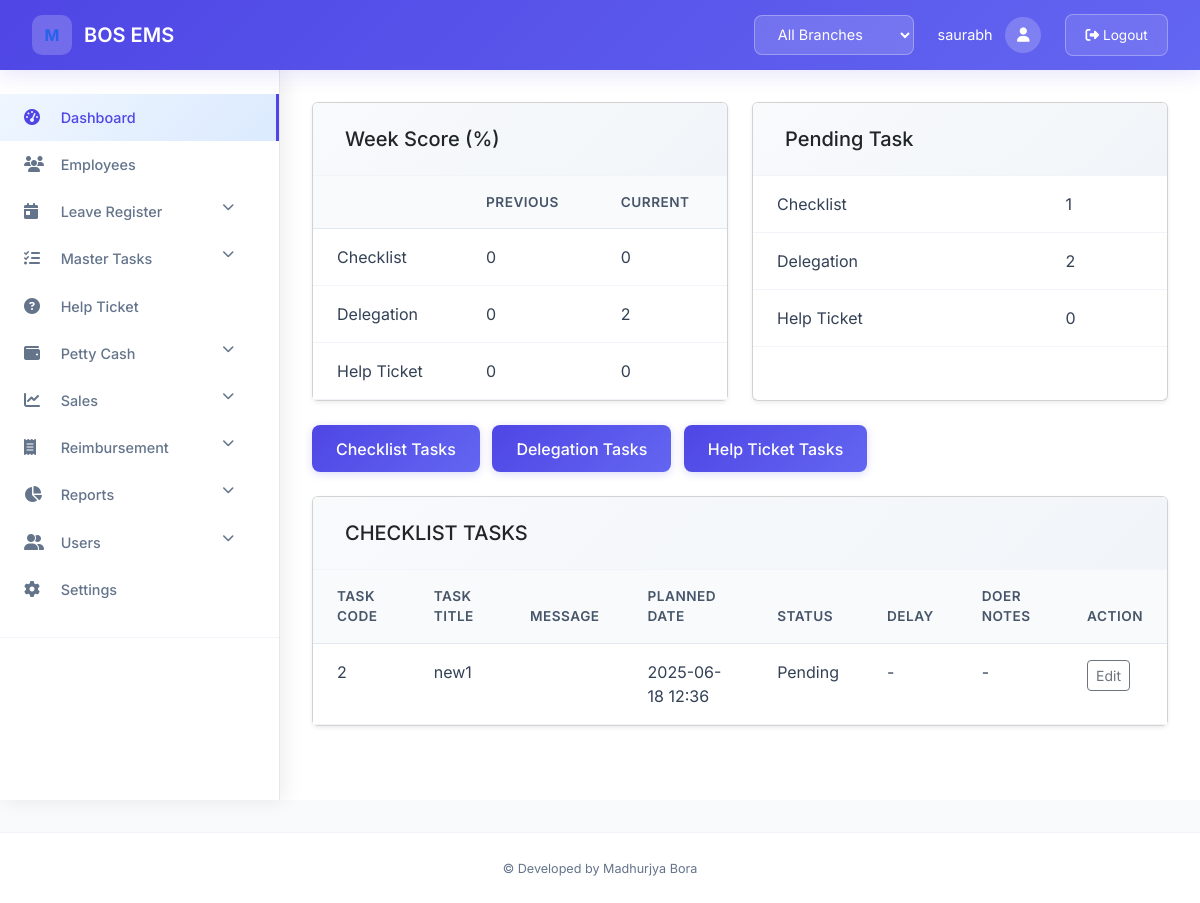
Page /dashboard/ (signed in) on the earlier database version.
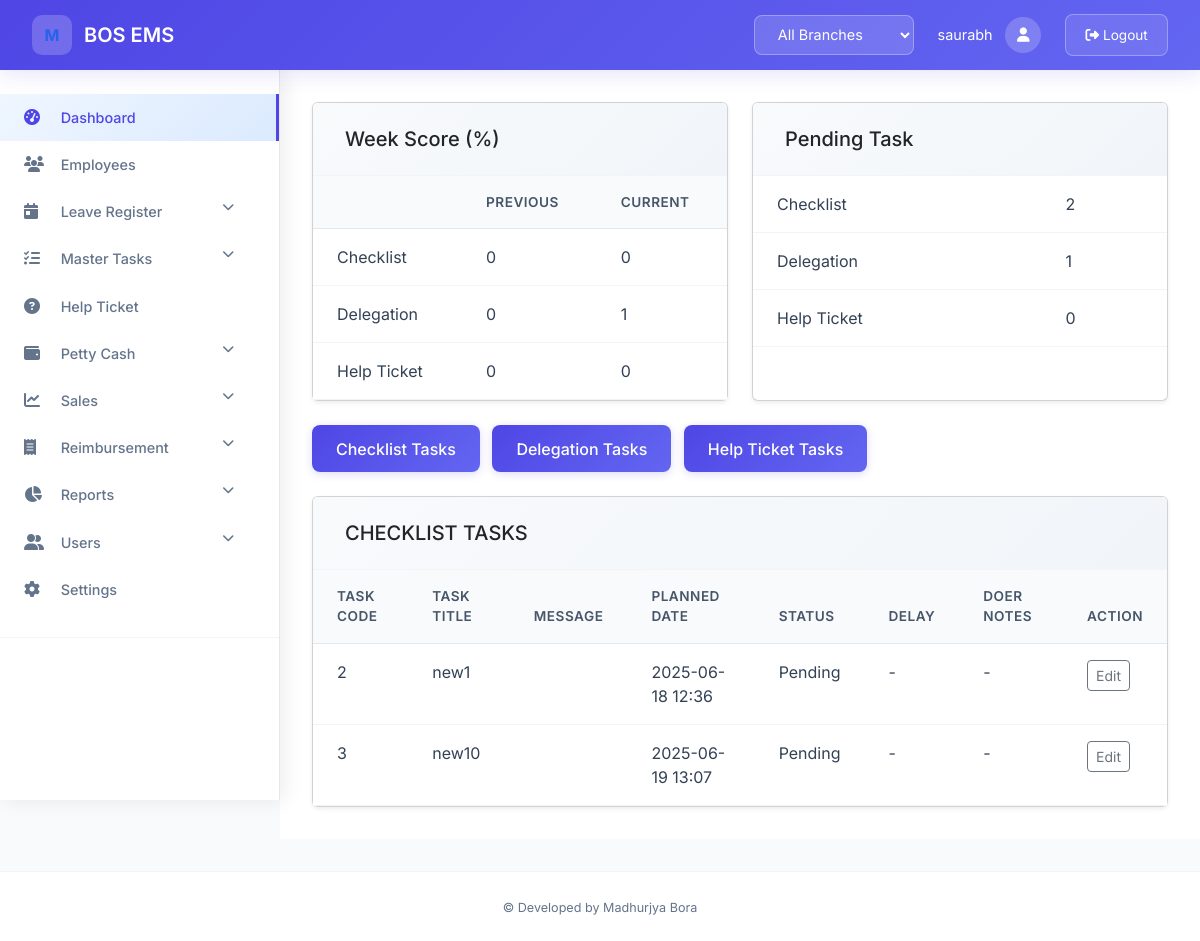
Same page on the later database version.
### apps/tasks/models.py (models this page shows)
class Checklist(models.Model):
    assign_by = models.ForeignKey(User, on_delete=models.CASCADE, related_name='checklists_assigned')
    task_name = models.CharField(max_length=200)
    assign_to = models.ForeignKey(User, on_delete=models.CASCADE, related_name='checklists')
    planned_date = models.DateTimeField()
    STATUS_CHOICES = [('Pending', 'Pending'), ('Completed', 'Completed')]
    status = models.CharField(max_length=10, choices=STATUS_CHOICES, default='Pending')
    priority = models.CharField(max_length=10, choices=[('Low','Low'),('Medium','Medium'),('High','High')])
    attachment_mandatory = models.BooleanField(default=False)
    mode = models.CharField(max_length=10, choices=[('Daily','Daily'),('Weekly','Weekly'),('Monthly','Monthly'),('Yearly','Yearly')])
    frequency = models.PositiveIntegerField(default=1)
    remind_before_days = models.PositiveIntegerField(default=0)
    message = models.TextField(blank=True)
    media_upload = models.FileField(upload_to='checklist_media/', blank=True, null=True)
    assign_pc = models.ForeignKey(User, on_delete=models.SET_NULL, null=True, blank=True, related_name='pc_checklists')
    group_name = models.CharField(max_length=100, blank=True)
    notify_to = models.ForeignKey(User, on_delete=models.SET_NULL, null=True, blank=True, related_name='notify_checklists')
    auditor = models.ForeignKey(User, on_delete=models.SET_NULL, null=True, blank=True, related_name='audit_checklists')
    set_reminder = models.BooleanField(default=False)
    reminder_mode = models.CharField(max_length=10, choices=[('Daily','Daily'),('Weekly','Weekly'),('Monthly','Monthly'),('Yearly','Yearly')], blank=True)
    reminder_frequency = models.PositiveIntegerField(default=1, blank=True)
    reminder_before_days = models.PositiveIntegerField(default=0, blank=True)
    reminder_starting_time = models.TimeField(blank=True, null=True)
    checklist_auto_close = models.BooleanField(default=False)
    checklist_auto_close_days = models.PositiveIntegerField(default=0, blank=True)
    estimated_minutes = models.PositiveIntegerField(default=0)
    created_at = models.DateTimeField(auto_now_add=True)
    updated_at = models.DateTimeField(auto_now=True)

### dashboard/views.py (the view)
# urls.py: path("", views.dashboard_home, name="home"),
@login_required
def dashboard_home(request):
    today = timezone.now().date()
    start_current = today - timedelta(days=today.weekday())
    start_prev = start_current - timedelta(days=7)
    end_prev = start_current - timedelta(days=1)
    curr_chk = Checklist.objects.filter(
        planned_date__date__gte=start_current,
        planned_date__date__lte=today,
        status='Completed'
    ).count()
    prev_chk = Checklist.objects.filter(
        planned_date__date__gte=start_prev,
        planned_date__date__lte=end_prev,
        status='Completed'
    ).count()
    curr_del = Delegation.objects.filter(
        planned_date__gte=start_current,
        planned_date__lte=today
    ).count()
    prev_del = Delegation.objects.filter(
        planned_date__gte=start_prev,
        planned_date__lte=end_prev
    ).count()
    curr_help = HelpTicket.objects.filter(
        planned_date__date__gte=start_current,
        planned_date__date__lte=today,
        status='Closed'
    ).count()
    prev_help = HelpTicket.objects.filter(
        planned_date__date__gte=start_prev,
        planned_date__date__lte=end_prev,
        status='Closed'
    ).count()
    week_score = {
        'checklist': {'previous': prev_chk, 'current': curr_chk},
        'delegation': {'previous': prev_del, 'current': curr_del},
        'help_ticket': {'previous': prev_help, 'current': curr_help},
    }
    pending_tasks = {
        'checklist': Checklist.objects.filter(status='Pending').count(),
        'delegation': Delegation.objects.count(),
        'help_ticket': HelpTicket.objects.exclude(status='Closed').count(),
    }
    checklist_tasks = Checklist.objects.all().order_by('planned_date')
    return render(request, 'dashboard/dashboard.html', {
        'week_score': week_score,
        'pending_tasks': pending_tasks,
        'checklist_tasks': checklist_tasks,
    })

### apps/core/templatetags/group_tags.py (called while the page is built)
@register.filter
def has_group(user, name):
    return user.groups.filter(name=name).exists()

### dashboard/templates/dashboard/dashboard.html (shortened to what this page needs)
{% extends "base.html" %}
{% load static %}
{% block content %}
<div class="row g-4 mb-4">
  <div class="col-md-6">
    <div class="card shadow-sm h-100">
      <div class="card-header bg-white">
        <h5 class="mb-0">Week Score (%)</h5>
      </div>
      <div class="card-body p-0">
        <table class="table mb-0">
          <thead class="table-light">
            <tr>
              <th></th>
              <th>Previous</th>
              <th>Current</th>
            </tr>
          </thead>
          <tbody>
            <tr>
              <td>Checklist</td>
              <td>{{ week_score.checklist.previous }}</td>
              <td>{{ week_score.checklist.current }}</td>
            </tr>
            <tr>
              <td>Delegation</td>
              <td>{{ week_score.delegation.previous }}</td>
              <td>{{ week_score.delegation.current }}</td>
            </tr>
            <tr>
              <td>Help Ticket</td>
              <td>{{ week_score.help_ticket.previous }}</td>
              <td>{{ week_score.help_ticket.current }}</td>
            </tr>
          </tbody>
        </table>
      </div>
    </div>
  </div>
  <div class="col-md-6">
    <div class="card shadow-sm h-100">
      <div class="card-header bg-white">
        <h5 class="mb-0">Pending Task</h5>
      </div>
      <div class="card-body p-0">
        <table class="table mb-0">
          <tbody>
            <tr>
              <td>Checklist</td>
              <td>{{ pending_tasks.checklist }}</td>
            </tr>
            <tr>
              <td>Delegation</td>
              <td>{{ pending_tasks.delegation }}</td>
            </tr>
            <tr>
              <td>Help Ticket</td>
              <td>{{ pending_tasks.help_ticket }}</td>
            </tr>
          </tbody>
        </table>
      </div>
    </div>
  </div>
</div>
<div class="row mb-4">
  <div class="col">
    <a href="{% url 'tasks:list_checklist' %}" class="btn btn-primary me-2">Checklist Tasks</a>
    <a href="{% url 'tasks:list_delegation' %}" class="btn btn-primary me-2">Delegation Tasks</a>
    <a href="{% url 'tasks:list_help_ticket' %}" class="btn btn-primary">Help Ticket Tasks</a>
  </div>
</div>
<div class="card shadow-sm">
  <div class="card-header bg-white">
    <h5 class="mb-0">CHECKLIST TASKS</h5>
  </div>
  <div class="card-body p-0">
    <table class="table table-hover mb-0">
      <thead class="table-light">
        <tr>
          <th>Task Code</th>
          <th>Task Title</th>
          <th>Message</th>
          <th>Planned Date</th>
          <th>Status</th>
          <th>Delay</th>
          <th>Doer Notes</th>
          <th>Action</th>
        </tr>
      </thead>
      <tbody>
        {% for t in checklist_tasks %}
          <tr>
            <td>{{ t.id }}</td>
            <td>{{ t.task_name }}</td>
            <td>{{ t.message|truncatechars:30 }}</td>
            <td>{{ t.planned_date|date:"Y-m-d H:i" }}</td>
            <td>{{ t.status }}</td>
            <td>{{ t.delay|default:"-" }}</td>
            <td>{{ t.doer_notes|default:"-" }}</td>
            <td>
              <a href="{% url 'tasks:edit_checklist' t.id %}" class="btn btn-sm btn-outline-secondary">Edit</a>
            </td>
          </tr>
        {% empty %}
          <tr>
            <td colspan="8" class="text-center text-muted">No record found.</td>
          </tr>
        {% endfor %}
      </tbody>
    </table>
  </div>
</div>
{% endblock %}

### templates/base.html (shortened to what this page needs)
{% load static group_tags %}
<!DOCTYPE html>
<html lang="en">
<head>
  <link href="https://cdnjs.cloudflare.com/ajax/libs/font-awesome/6.4.0/css/all.min.css" rel="stylesheet">
  <link href="https://cdn.jsdelivr.net/npm/bootstrap@5.3.0/dist/css/bootstrap.min.css" rel="stylesheet">
  <link href="{% static 'css/custom.css' %}" rel="stylesheet">
</head>
<body>
  {% if user.is_authenticated %}
    <div class="header">
      <div class="logo">
        <div class="logo-icon">M</div>
        <span class="logo-text">BOS EMS</span>
      </div>
      <div class="header-actions">
        <select class="branch-select">
          <option>All Branches</option>
        </select>
        <div class="user-menu">
          <span>{{ user.get_full_name|default:user.username }}</span>
          <div class="user-avatar"><i class="fas fa-user"></i></div>
        </div>
        <form method="post" action="{% url 'logout' %}" style="margin:0;">
          <button class="logout-btn"><i class="fas fa-sign-out-alt"></i> Logout</button>
        </form>
      </div>
    </div>
    <nav class="sidebar" id="sidebar">
      <div class="nav-section">
        <a href="{% url 'dashboard:home' %}"
           class="nav-item {% if request.resolver_match.app_name == 'dashboard' and request.resolver_match.url_name == 'home' %}active{% endif %}">
          <i class="fas fa-tachometer-alt"></i> Dashboard
        </a>
        <a href="{% url 'recruitment:employee_list' %}"
           class="nav-item {% if request.resolver_match.app_name == 'recruitment' and request.resolver_match.url_name == 'employee_list' %}active{% endif %}">
          <i class="fas fa-users"></i> Employees
        </a>
        <button class="nav-item" onclick="toggleSubmenu('leaveSubmenu')">
          <i class="fas fa-calendar-day"></i> Leave Register <i class="fas fa-chevron-down chevron"></i>
        </button>
        <button class="nav-item" onclick="toggleSubmenu('masterTasksSubmenu')">
          <i class="fas fa-tasks"></i> Master Tasks <i class="fas fa-chevron-down chevron"></i>
        </button>
        <a href="{% url 'tasks:list_help_ticket' %}"
           class="nav-item {% if request.resolver_match.app_name == 'tasks' and request.resolver_match.url_name == 'list_help_ticket' %}active{% endif %}">
          <i class="fas fa-question-circle"></i> Help Ticket
        </a>
   <button class="nav-item" onclick="toggleSubmenu('pettyCashSubmenu')">
      <i class="fas fa-wallet"></i> Petty Cash
      <i class="fas fa-chevron-down chevron"></i>
    </button>
        <button class="nav-item" onclick="toggleSubmenu('salesSubmenu')">
          <i class="fas fa-chart-line"></i> Sales <i class="fas fa-chevron-down chevron"></i>
        </button>
        <button class="nav-item" onclick="toggleSubmenu('reimbursementSubmenu')">
          <i class="fas fa-receipt"></i> Reimbursement <i class="fas fa-chevron-down chevron"></i>
        </button>
        <button class="nav-item" onclick="toggleSubmenu('reportsSubmenu')">
          <i class="fas fa-chart-pie"></i> Reports <i class="fas fa-chevron-down chevron"></i>
        </button>
        {% if user.is_superuser %}
        <button class="nav-item" onclick="toggleSubmenu('usersSubmenu')">
          <i class="fas fa-user-friends"></i> Users <i class="fas fa-chevron-down chevron"></i>
        </button>
        {% endif %}
        <a href="#" class="nav-item"><i class="fas fa-cog"></i> Settings</a>
      </div>
    </nav>
  {% endif %}
  <main class="{% if user.is_authenticated %}main-content{% else %}container mt-5{% endif %}" id="mainContent">
    {% block content %}{% endblock %}
  </main>
  {% if user.is_authenticated %}
    <footer>
      <small>© {{ now|date:"Y" }} Developed by Madhurjya Bora</small>
    </footer>
  {% endif %}
</body>
</html>

### static/css/custom.css (style rules this page uses)
:root { --sidebar-width: 240px; --primary-blue: #2563eb; --sidebar-bg: #ffffff; --sidebar-text: #6b7280; --sidebar-active: #2563eb; --sidebar-hover: #f3f4f6; --border-color: #e5e7eb; --text-gray: #6b7280; --text-dark: #374151; }
* { margin: 0; padding: 0; box-sizing: border-box; transition: all .3s cubic-bezier(.4,0,.2,1); }
body { font-family: 'Inter', sans-serif; background-color: #ffffff; min-height: 100vh; overflow-x: hidden; }
.logo-icon { background: white; color: var(--primary-blue); width: 32px; height: 32px; border-radius: 6px; display: flex; align-items: center; justify-content: center; font-weight: bold; }
.sidebar { background: var(--sidebar-bg); width: var(--sidebar-width); height: calc(100vh - 60px); position: fixed; top: 60px; left: 0; border-right: 1px solid var(--border-color); overflow-y: auto; transition: transform 0.3s ease; z-index: 900; }
.main-content { background-color: #ffffff; margin-left: var(--sidebar-width); margin-top: 60px; padding: 2rem; min-height: calc(100vh - 60px); transition: margin-left 0.3s ease; }
footer { background: var(--sidebar-bg); border-top: 1px solid var(--border-color); text-align: center; padding: 1rem; color: var(--text-gray); font-size: 0.875rem; }
.logout-btn { background: none; border: 1px solid rgba(255,255,255,0.3); color: white; padding: 0.5rem 1rem; border-radius: 6px; font-size: 0.875rem; cursor: pointer; }

Differences in the rows shown:
added Checklist: id "3", task_name "new10", planned_date "2025-06-19 13:07", status "Pending", delay "-", doer_notes "-"
Other differences:
{{ week_score.delegation.current }}: "2" → "1"
{{ pending_tasks.checklist }}: "1" → "2"
{{ pending_tasks.delegation }}: "2" → "1"
